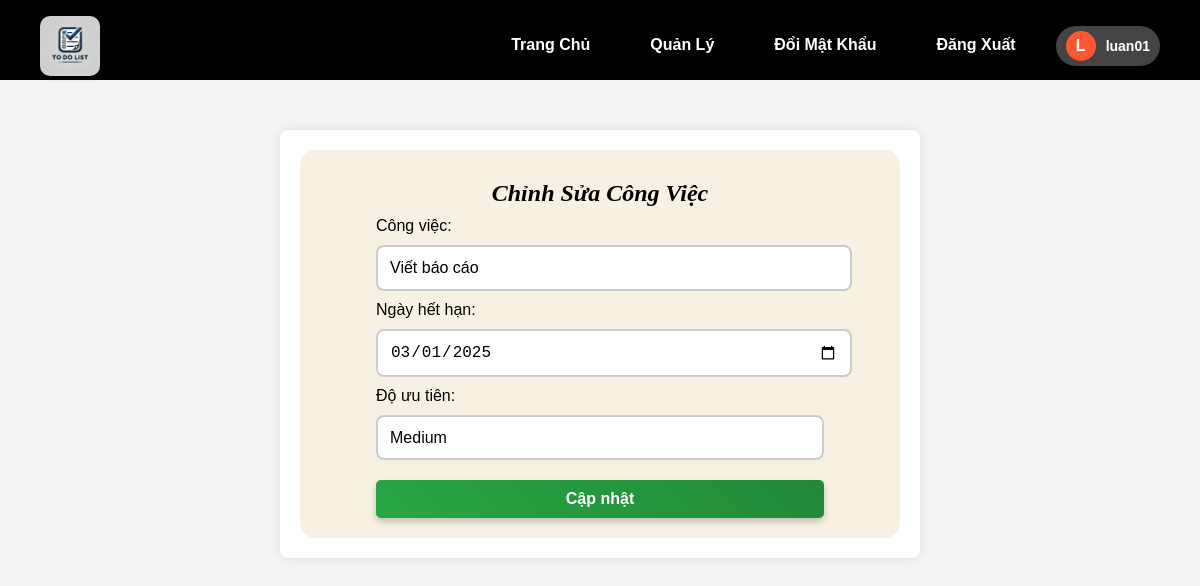
The page /edit_task/143 (signed in) on the database its author committed.
### models.py (models this page shows, shortened)
class User(db.Model, UserMixin):
    id = db.Column(db.Integer, primary_key=True)
    username = db.Column(db.String(150), unique=True, nullable=False)
    email = db.Column(db.String(150), unique=True, nullable=False)
    password = db.Column(db.String(150), nullable=False)
    is_admin = db.Column(db.Boolean, default=False)
    is_blocked = db.Column(db.Boolean, default=False)

class Task(db.Model):
    id = db.Column(db.Integer, primary_key=True)
    content = db.Column(db.String(200), nullable=False)
    due_date = db.Column(db.Date, nullable=True)  # YYYY-MM-DD
    priority = db.Column(db.String(10), nullable=True)  # LOW, MEDIUM, HIGH
    user_id = db.Column(db.Integer, db.ForeignKey('user.id'))

### app.py (the view, shortened to what this page needs)
@app.route('/edit_task/<int:task_id>', methods=['GET', 'POST'])
@login_required
def edit_task(task_id):
    task = Task.query.get_or_404(task_id)
    return render_template('edit_task.html', task=task)

### app.py (called while the page is built)
@login_manager.user_loader
def load_user(user_id):
    return User.query.get(int(user_id))

### templates/edit_task.html (shortened to what this page needs)
{% extends "base.html" %}
{% block content %}
<div class="container mt-4">
    <div class="card shadow-lg p-4 custom-todo-card">
        <div class="fancy-quote">Chỉnh Sửa Công Việc</div>
        <form action="{{ url_for('edit_task', task_id=task.id) }}" method="post" class="task-form">
            <div class="form-group">
                <label for="content">Công việc:</label>
                <input type="text" id="content" name="content" value="{{ task.content }}" required>
            </div>
            <div class="form-group">
                <label for="due_date">Ngày hết hạn:</label>
                <input type="date" id="due_date" name="due_date" value="{{ task.due_date.strftime('%Y-%m-%d') }}" required>
            </div>
            <div class="form-group">
                <label for="priority">Độ ưu tiên:</label>
                <select id="priority" name="priority">
                    <option value="MEDIUM" {% if task.priority == 'MEDIUM' %}selected{% endif %}>Medium</option>
                </select>
            </div>
            <button type="submit" class="btn btn-success">Cập nhật</button>
        </form>
    </div>
</div>
{% endblock %}

### templates/base.html (shortened to what this page needs)
<!DOCTYPE html>
<html lang="en">
<head>
    <link rel="stylesheet" type="text/css" href="{{ url_for('static', filename='style.css') }}">
    <link rel="stylesheet" href="https://cdnjs.cloudflare.com/ajax/libs/font-awesome/6.4.2/css/all.min.css">
</head>
<body>
<nav class="navbar">
    <div class="navbar-container">
        <div class="navbar-logo">
            <img src="{{ url_for('static', filename='todolist.webp') }}" alt="Logo">
        </div>
        <ul class="navbar-menu">
            <li><a href="{{ url_for('home') }}">Trang Chủ</a></li>
            {% if current_user.is_authenticated %}
                {% if current_user.is_admin %}
                    <li><a href="{{ url_for('admin') }}">Quản Lý</a></li>
                {% endif %}
                <li><a href="{{ url_for('change_password') }}">Đổi Mật Khẩu</a></li>
                <li><a href="{{ url_for('logout') }}">Đăng Xuất</a></li>
                <li class="user-profile">
                    <div class="user-avatar">
                        <span class="avatar-letter">{{ current_user.username[0]|upper }}</span>
                    </div>
                    <span class="username">{{ current_user.username }}</span>
                </li>
            {% else %}
                <li><a href="{{ url_for('register') }}">Đăng Ký</a></li>
                <li><a href="{{ url_for('login') }}" class="active">Đăng Nhập</a></li>
            {% endif %}
        </ul>
    </div>
</nav>
{% block content %}{% endblock %}
</html>

### static/style.css (style rules this page uses)
body { font-family: Arial, sans-serif; background-color: #f4f4f4; margin: 0; padding: 0; text-align: center; }
.container { width: 50%; margin: auto; background: white; padding: 20px; box-shadow: 0px 0px 10px rgba(0, 0, 0, 0.1); margin-top: 50px; border-radius: 8px; }
nav { background-color: black ! important ; padding: 10px 40px; height: 60px; text-align: center; }
nav a { color: white; text-decoration: none; padding: 10px 20px; display: inline-block; }
.navbar-container { display: flex; justify-content: space-between; align-items: center; }
.navbar-logo { display: flex; align-items: center; }
.navbar-logo img { width: 60px; height: 60px; margin-right: 10px; border-radius: 10px; box-shadow: 2px 2px 5px rgba(0, 0, 0, 0.2); }
.navbar-menu { list-style: none; display: flex; margin-left: auto; gap: 20px; }
.navbar-menu li { margin: 0; }
.navbar-menu a { text-decoration: none; font-weight: bold; font-size: 16px; color: white; }
form { text-align: left; margin: auto; width: 80%; }
form input { width: 100%; padding: 8px; margin: 5px 0; border: 1px solid #ccc; border-radius: 5px; }
form button { background-color: #28a745; color: white; border: none; padding: 10px; width: 100%; cursor: pointer; margin-top: 10px; }
.btn { padding: 10px 20px; font-size: 16px; color: white; border: none; border-radius: 5px; text-decoration: none; cursor: pointer; transition: all 0.3s ease; box-shadow: 0 4px 6px rgba(0,0,0,0.2); margin-right: 10px; }
.btn-success { background-color: #28a745; }
.user-profile { display: flex; align-items: center; gap: 10px; padding: 5px 10px; border-radius: 20px; background-color: #444; cursor: pointer; }
.user-avatar { width: 30px; height: 30px; background-color: #ff5733; color: white; font-size: 16px; font-weight: bold; display: flex; align-items: center; justify-content: center; border-radius: 50%; }
.username { font-size: 14px; font-weight: bold; color: white; }
.custom-todo-card { background-color: #f7f1e3; border-radius: 15px; padding: 20px; }
.fancy-quote { font-family: "Georgia", serif; font-size: 24px; font-style: italic; text-align: center; color:black !important; font-weight: bold; background: transparent !important; padding: 10px; box-shadow: none !important; text-transform: none; letter-spacing: normal; border: none !important; }
input[type="text"], input[type="date"], select { width: 100%; padding: 12px; margin: 10px 0; border: 2px solid #ccc; border-radius: 8px; font-size: 16px; transition: all 0.3s ease-in-out; }
select { appearance: none; background: #fff; padding: 12px; font-size: 16px; border-radius: 8px; border: 2px solid #ccc; cursor: pointer; }
select option { padding: 10px; }
button { background: linear-gradient(45deg, #28a745, #218838); color: white; font-size: 18px; font-weight: bold; padding: 12px; border: none; border-radius: 8px; cursor: pointer; transition: all 0.3s ease-in-out; display: block; width: 100%; }

### rows shown on the page
User: username "L", username "luan01"
Task: content "Viết báo cáo", due_date "03/01/2025", priority "Medium"
